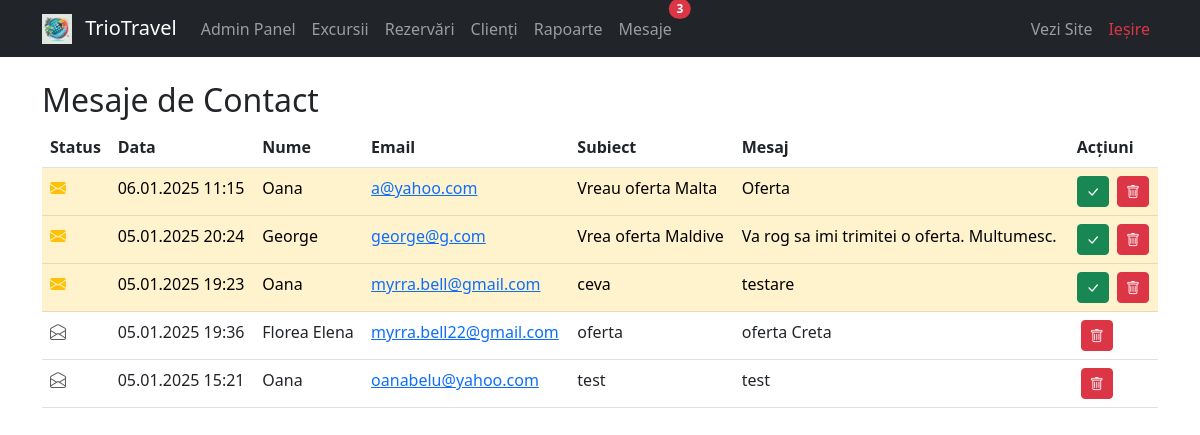
Screenshot of /admin/mesaje.php (signed in) with the database file from the repository.
### tables this page shows
CREATE TABLE IF NOT EXISTS `mesaje_contact` (
  `id` int NOT NULL AUTO_INCREMENT,
  `nume` varchar(100) NOT NULL,
  `email` varchar(100) NOT NULL,
  `subiect` varchar(200) NOT NULL,
  `mesaj` text NOT NULL,
  `data_trimitere` datetime NOT NULL,
  `citit` tinyint(1) DEFAULT '0',
  PRIMARY KEY (`id`)
);

### admin/mesaje.php (the view, shortened to what this page needs)
<!DOCTYPE html>
<html lang="ro">
<head>
    <link href="https://cdn.jsdelivr.net/npm/bootstrap@5.3.0/dist/css/bootstrap.min.css" rel="stylesheet">
    <link href="https://cdn.jsdelivr.net/npm/bootstrap-icons@1.7.2/font/bootstrap-icons.css" rel="stylesheet">
</head>
<body>
    <?php include 'navbar.php'; ?>
    <div class="container mt-4">
        <h2>Mesaje de Contact</h2>
        <div class="table-responsive">
            <table class="table table-hover">
                <thead>
                    <tr>
                        <th>Status</th>
                        <th>Data</th>
                        <th>Nume</th>
                        <th>Email</th>
                        <th>Subiect</th>
                        <th>Mesaj</th>
                        <th>Acțiuni</th>
                    </tr>
                </thead>
                <tbody>
                    <?php
                    $sql = "SELECT * FROM mesaje_contact ORDER BY citit ASC, data_trimitere DESC";
                    $result = $conn->query($sql);
                    if ($result && $result->num_rows > 0) {
                        while ($row = $result->fetch_assoc()) {
                            ?>
                            <tr class="<?php echo $row['citit'] ? '' : 'table-warning'; ?>">
                                <td>
                                    <?php if ($row['citit']): ?>
                                        <i class="bi bi-envelope-open text-muted"></i>
                                    <?php else: ?>
                                        <i class="bi bi-envelope-fill text-warning"></i>
                                    <?php endif; ?>
                                </td>
                                <td><?php echo date('d.m.Y H:i', strtotime($row['data_trimitere'])); ?></td>
                                <td><?php echo htmlspecialchars($row['nume']); ?></td>
                                <td>
                                    <a href="mailto:<?php echo htmlspecialchars($row['email']); ?>">
                                        <?php echo htmlspecialchars($row['email']); ?>
                                    </a>
                                </td>
                                <td><?php echo htmlspecialchars($row['subiect']); ?></td>
                                <td><?php echo htmlspecialchars($row['mesaj']); ?></td>
                                <td>
                                    <?php if (!$row['citit']): ?>
                                        <form method="post" class="d-inline">
                                            <button type="submit" name="mark_read" class="btn btn-sm btn-success">
                                                <i class="bi bi-check-lg"></i>
                                            </button>
                                        </form>
                                    <?php endif; ?>
                                    <form method="post" class="d-inline ms-1">
                                        <button type="submit" name="delete" class="btn btn-sm btn-danger">
                                            <i class="bi bi-trash"></i>
                                        </button>
                                    </form>
                                </td>
                            </tr>
                            <?php
                        }
                    } else {
                        echo '<tr><td colspan="7" class="text-center">Nu există mesaje</td></tr>';
                    }
                    ?>
                </tbody>
            </table>
        </div>
    </div>
</body>
</html>

### rows the page displays
mesaje_contact: citit 0 (drawn), data_trimitere "06.01.2025 11:15", nume "Oana", email "a@yahoo.com", subiect "Vreau oferta Malta", mesaj "Oferta"
mesaje_contact: citit 0 (drawn), data_trimitere "05.01.2025 20:24", nume "George", email "george@g.com", subiect "Vrea oferta Maldive", mesaj "Va rog sa imi trimitei o oferta. Multumesc."
mesaje_contact: citit 0 (drawn), data_trimitere "05.01.2025 19:23", nume "Oana", email "myrra.bell@gmail.com", subiect "ceva", mesaj "testare"
mesaje_contact: citit 1 (drawn), data_trimitere "05.01.2025 19:36", nume "Florea Elena", email "myrra.bell22@gmail.com", subiect "oferta", mesaj "oferta Creta"
mesaje_contact: citit 1 (drawn), data_trimitere "05.01.2025 15:21", nume "Oana", email "oanabelu@yahoo.com", subiect "test", mesaj "test"

### other values shown
$mesaje_necitite "3"
